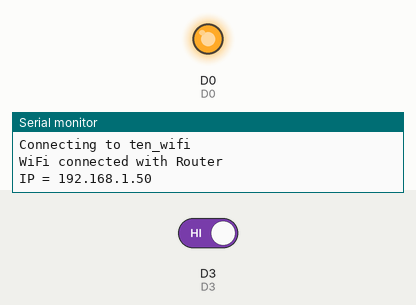
Simulated run of this sketch. Board: ESP8266 (NodeMCU). Parts: output pins drawn as LEDs (lit = HIGH), the last lines printed to the serial monitor. The test bench sets the inputs (shaded band); at power-on: D3 HIGH. WiFi joins after 1.5 s; servers stay silent unless stated; web services answer with replies made up by the test bench.

Above: at 2.7 s.
2.8 s: D3 driven LOW
At 4.2 s:
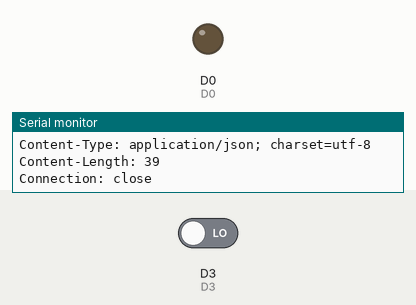
5.8 s: D3 driven HIGH
At 6.9 s:
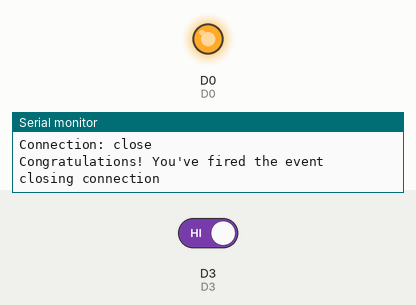
Timing chart, 0 to 8.8 s (numbered marks = the images above; inputs shaded):
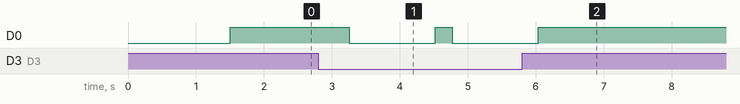

The sketch:

esp8266_facebook.ino
```cpp
#include <ESP8266WiFi.h>

// Thiet lap chan
#define D0 16   // LED thong bao noi voi GPIO16
#define D3 0  	// Nut nhan noi voi GPIO0

#define Switch_Pin  D3     // Chan noi voi nut nhan FLASH tren NodeMCU
#define LED_Pin     D0     // Chan noi voi LED tren NodeMCU

/****** Ket noi wifi **********/
const char ssid[] = "ten_wifi";
const char password[] = "password";

// IFTTT setup
const char *host = "maker.ifttt.com";
const char *Maker_Event = "button_press"; 			//Ten ban dat trong IFTT
const char *Your_Key = "xxxxxxxxxxxxxx";			//API key cua app

// Cau hinh phan cung
const int buttonPin = Switch_Pin;
const int ledPin = LED_Pin ;

//------- Khai bao ham send_event ---------
void send_event(const char *event);

void setup()
{
  Serial.begin(115200);
  Serial.println();
  Serial.print("Connecting to ");
  Serial.println(ssid);

  /*********** Ket noi toi mang WiFi ***********/
  WiFi.mode(WIFI_STA);
  WiFi.begin(ssid, password);
  while (WiFi.waitForConnectResult() != WL_CONNECTED) // Kiem tra ket noi
  {
    Serial.println("Connection Router Failed! Rebooting...");
    delay(500);
    ESP.restart();
  }

  Serial.println("");
  Serial.println("WiFi connected with Router");
  Serial.print("IP = ");
  Serial.println(WiFi.localIP());

  // Cau hinh Input/output
  pinMode(buttonPin, INPUT);
  pinMode(ledPin, OUTPUT);
  digitalWrite(ledPin, HIGH); // turn off LED

}

void loop()
{
  int buttonState  = digitalRead(buttonPin);
  delay(250);
  if (buttonState == LOW)
  {
    Serial.print("Button is pressed!");
    send_event(Maker_Event);
  }
}

void send_event(const char *event)
{
  // Bat LED khi gui event len IFTTT
  digitalWrite(ledPin, LOW);

  Serial.print("Connecting to ");
  Serial.println(host);

  // Su dung WiFiClient de tao ket noi TCP
  WiFiClient client;
  const int httpPort = 80;
  if (!client.connect(host, httpPort))
  {
    Serial.println("Connection failed");
    return;
  }

  // Tao URL de request len server
  String url = "/trigger/";
  url += event;
  url += "/with/key/";
  url += Your_Key;

  Serial.print("Requesting URL: ");
  Serial.println(url);

  // Gui request len server
  client.print(String("GET ") + url + " HTTP/1.1\r\n" +
               "Host: " + host + "\r\n" +
               "Connection: close\r\n\r\n");

  // Doc toan bo phan hoi tu server va in ra terminal
  // Ngat ket noi khi nhan duoc het du lieu gui tu server
  while(client.connected())
  {
    if(client.available())
    {
      String line = client.readStringUntil('\r');
      Serial.print(line);
    }
    else
    {
      // Kiem tra khong con data thi delay lai 1 chut
      delay(50);
    };
  }

  // Hoan thanh
  Serial.println();
  Serial.println("closing connection");

  client.stop();

  // Tat LED sau khi hoan thanh cong viec
  digitalWrite(ledPin, HIGH);
}
```

Measured:
- after the input at 2.8 s, D0: HIGH → LOW after 0.45 s, → HIGH 1.3 s later, → LOW 0.25 s later
- after the input at 5.8 s, D0: goes on until 6.0 s, then stays HIGH
